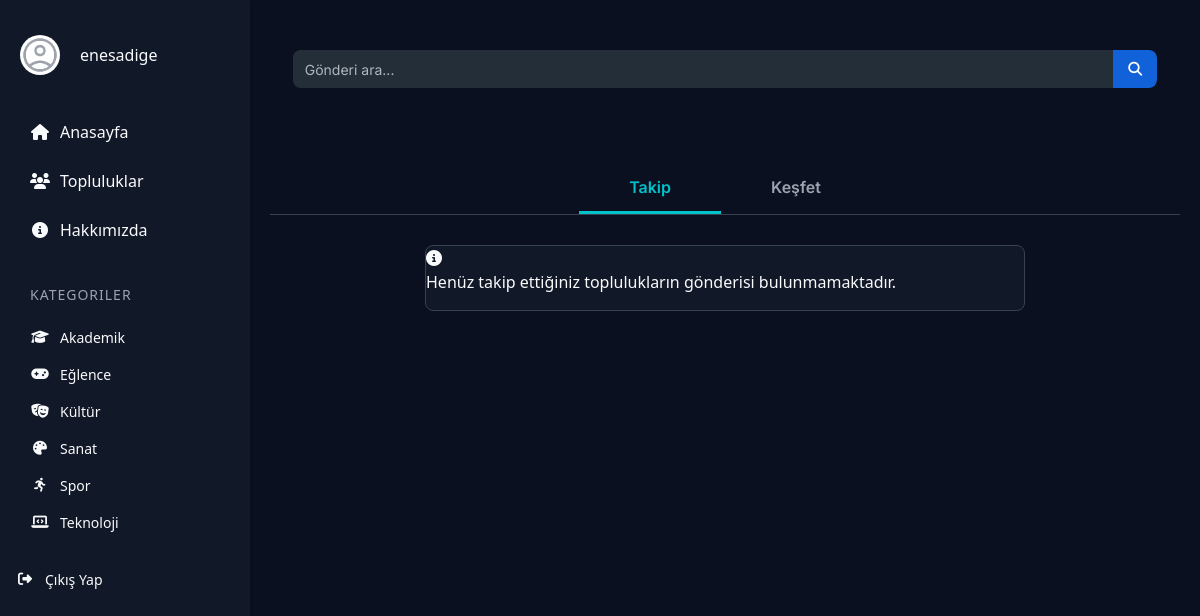
The app's page /anasayfa/ (signed in) with its own data.
### topluluklar/models.py (models this page shows, shortened)
class Category(models.Model):
    name = models.CharField(max_length=50, unique=True)
    slug = models.SlugField(max_length=50, unique=True)
    icon = models.CharField(max_length=50, help_text="Font Awesome icon name", null=True, blank=True)
    description = models.CharField(max_length=200, null=True, blank=True)
    class Meta:
        verbose_name = "Kategori"
        verbose_name_plural = "Kategoriler"
        ordering = ['name']

### pages/views.py (the view, shortened to what this page needs)
# urls.py: path("anasayfa/",views.anasayfa, name = "anasayfa"),
@login_required(login_url='login')  # Giriş yapmamış kullanıcıları login sayfasına yönlendir
def anasayfa(request):
    from topluluklar.models import Post, Category
    from topluluklar.views import get_or_create_profile
    from django.shortcuts import get_object_or_404
    profile = get_or_create_profile(request.user)
    category_slug = request.GET.get('category', None)
    all_posts = Post.objects.all().order_by('-created_at')  # En yeni gönderiler
    following_posts = []
    if profile.role == 'student':
        from topluluklar.models import Topluluklar
        following_topluluklar = Topluluklar.objects.filter(followers__user=request.user)
        following_posts = Post.objects.filter(topluluk__in=following_topluluklar).order_by('-created_at')
    current_category = None
    all_posts = all_posts[:10]  # En yeni 10 gönderi
    following_posts = following_posts[:10]  # En yeni 10 gönderi
    categories = Category.objects.all()
    context = {
        'all_posts': all_posts,
        'following_posts': following_posts,
        'categories': categories,
        'current_category': current_category,
    }
    return render(request, "pages/anasayfa.html", context)

### profiles/templatetags/profile_tags.py (called while the page is built)
@register.simple_tag
def get_profile_role(user):
    try:
        return user.profile.role
    except ObjectDoesNotExist:
        return 'student'

@register.simple_tag
def get_profile_image(user):
    try:
        if user.profile.role == 'community' and user.profile.img:
            return user.profile.get_image_path()
    except ObjectDoesNotExist:
        pass
    return None

### topluluklar/context_processors.py (called while the page is built)
def categories_processor(request):
    categories = Category.objects.all()
    return {'categories': categories}

### topluluklar/models.py (called while the page is built)
    def get_image_path(self):
        return "/img/" + str(self.img)

    def get_image_path(self):
        if self.image:
            return "/img/" + str(self.image)
        return None

### topluluklar/views.py (called while the page is built)
def get_or_create_profile(user):
    try:
        return user.profile
    except ObjectDoesNotExist:
        profile = Profile(user=user, role='student')  # Varsayılan olarak öğrenci
        profile.save()
        return profile

### templates/pages/anasayfa.html (shortened to what this page needs)
{% extends 'layout.html' %}
{% load static %}
{% block content %}
<main class="main-content">
    <header class="main-header">
        <div class="search-bar centered">
            <form action="{% url 'anasayfa_posts' %}" method="get" style="display: flex; width: 100%;">
                <input type="text" name="search" placeholder="Gönderi ara..." value="{{ search_query|default:'' }}">
                <button type="submit"><i class="fas fa-search"></i></button>
            </form>
        </div>
    </header>
    <div class="content">
        <div class="tabs-container">
            <div class="tabs">
                <button class="tab-button active" data-tab="takip">Takip</button>
                <button class="tab-button" data-tab="kesfet">Keşfet</button>
            </div>
            <div class="tab-content active" id="takip">
                <div class="section">
                    <div class="instagram-feed">
                        {% if following_posts %}
                            {% for post in following_posts %}
                                <div class="post-card" data-event-id="{{ post.id }}">
                                    <div class="post-header">
                                        <div class="post-author">
                                            <div class="profile-img small">
                                                <img src="{% static post.topluluk.get_image_path %}" alt="{{ post.topluluk.name }}">
                                            </div>
                                            <div class="author-info">
                                                <h3>{{ post.topluluk.name }}</h3>
                                            </div>
                                        </div>
                                    </div>
                                    <div class="post-content">
                                        <h3>{{ post.title }}</h3>
                                        {% if post.image %}
                                            <div class="post-image">
                                                <img src="{% static post.get_image_path %}" alt="{{ post.title }}">
                                            </div>
                                        {% endif %}
                                        <div class="post-details">
                                            <p>{{ post.content|truncatechars:100 }}</p>
                                            <p><i class="fas fa-calendar-alt"></i> {{ post.created_at|date:"d M Y, H:i" }}</p>
                                            {% if post.categories.all %}
                                                <div class="post-categories" style="margin-top: 10px;">
                                                    {% for category in post.categories.all %}
                                                        <a href="{% url 'anasayfa' %}?category={{ category.slug }}" class="category-tag">
                                                            {% if category.icon %}<i class="fas fa-{{ category.icon }}"></i>{% endif %}
                                                            {{ category.name }}
                                                        </a>
                                                    {% endfor %}
                                                </div>
                                            {% endif %}
                                        </div>
                                    </div>
                                </div>
                            {% endfor %}
                        {% else %}
                            <div class="post-card empty-feed">
                                <div class="post-content">
                                    <div class="empty-message">
                                        <i class="fas fa-info-circle"></i>
                                        <p>Henüz takip ettiğiniz toplulukların gönderisi bulunmamaktadır.</p>
                                    </div>
                                </div>
                            </div>
                        {% endif %}
                    </div>
                </div>
            </div>
        </div>
    </div>
</main>
{% endblock %}

### templates/partials/_navbar.html (shortened to what this page needs)
{% load static %}
{% load profile_tags %}
<nav class="side-nav">
    <div class="profile-section">
        {% if user.is_authenticated %}
            {% url 'profile' as profile_url %}
            <a href="{{ profile_url }}" class="navbar-profile-link">
                <div class="navbar-profile-img">
                    {% get_profile_role user as user_role %}
                    {% get_profile_image user as profile_image %}
                    {% if user_role == 'community' and profile_image %}
                        <img src="{{ profile_image }}" alt="Topluluk Profili">
                    {% else %}
                        <img src="{% static 'img/user-icon.jpg' %}" alt="Profil">
                    {% endif %}
                </div>
                <span class="navbar-profile-name">{{ user.username }}</span>
            </a>
        {% endif %}
    </div>
    <ul class="nav-links">
        <li><a href="{% url 'anasayfa'%}" class="{% if request.path == '/' %}active{% endif %}"><i class="fas fa-home"></i> Anasayfa</a></li>
        <li><a href="{% url 'topluluklar'%}" class="{% if 'topluluklar' in request.path %}active{% endif %}"><i class="fas fa-users"></i> Topluluklar</a></li>
        <li><a href="{% url 'about'%}" class="{% if 'about' in request.path %}active{% endif %}"><i class="fas fa-info-circle"></i> Hakkımızda</a></li>
    </ul>
    <div class="categories">
        <h3>Kategoriler</h3>
        <ul>
            {% if categories %}
                {% for category in categories %}
                    <li><a href="{% url 'anasayfa_posts' %}?category={{ category.slug }}"><i class="fas fa-{{ category.icon|default:'tag' }}"></i> {{ category.name }}</a></li>
                {% endfor %}
            {% else %}
                <li><a href="#"><i class="fas fa-tag"></i> Henüz kategori yok</a></li>
            {% endif %}
        </ul>
        {% if user.is_authenticated %}
        <ul class="navbar-nav">
            <li class="nav-item">
                <a href="javascript: {document.getElementById('logout').submit()}" class="nav-link">
                    <i class="fas fa-sign-out-alt"></i> Çıkış Yap
                </a>
            </li>
        </ul>
        {% endif %}
    </div>
</nav>

### records on screen
Category: name "Akademik"
Category: name "Eğlence"
Category: name "Kültür"
Category: name "Sanat"
Category: name "Spor"
Category: name "Teknoloji"

### other values on screen
{{ user.username }} "enesadige"
